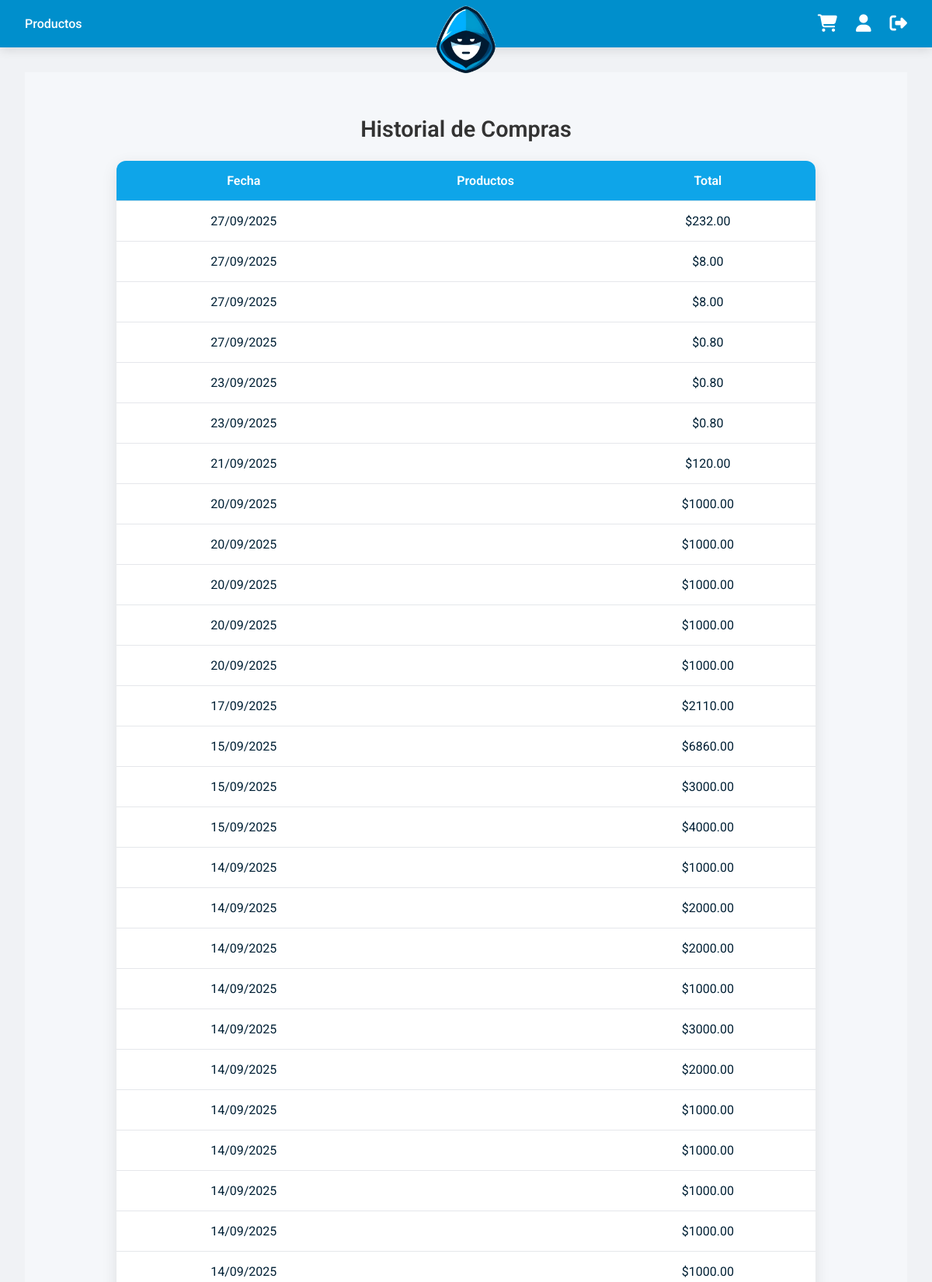
Page /mi_cuenta/historial/ (signed in, upper part) on the committed database.
### productos/models.py (models this page shows, shortened)
class Pedido(models.Model):
    usuario = models.ForeignKey(settings.AUTH_USER_MODEL, on_delete=models.CASCADE)
    fecha = models.DateTimeField(auto_now_add=True)
    total = models.DecimalField(max_digits=10, decimal_places=2)
    productos = models.ManyToManyField('Producto', through='PedidoProducto')
    direccion_envio = models.CharField(max_length=255, blank=True, null=True)
    pagado = models.BooleanField(default=False)
    numero_pedido = models.PositiveIntegerField(unique=True, blank=True, null=True)
    class Meta:
        db_table = 'pedidos_usuarios'
        verbose_name = "Pedido (compra confirmada)"
        verbose_name_plural = "Pedidos (compras confirmadas)"

### productos/views.py (the view)
# urls.py: path('mi_cuenta/historial/', views.historial_compras, name='historial_compras'),
@login_required
def historial_compras(request):
    pedidos = request.user.pedido_set.order_by('-fecha').all()
    return render(request, 'productos/historial_compras.html', {'pedidos': pedidos})

### productos/templates/productos/historial_compras.html (shortened to what this page needs)
{% extends 'productos/base.html' %}
{% load static %}
{% block head %}
    <link rel="stylesheet" href="{% static 'css/historial_compras.css' %}">
{% endblock %}
{% block content %}
<div class="historial-compras-container">
    <h2>Historial de Compras</h2>
    {% if pedidos %}
        <table class="historial-compras-table">
            <thead>
                <tr>
                    <th>Fecha</th>
                    <th>Productos</th>
                    <th>Total</th>
                </tr>
            </thead>
            <tbody>
            {% for pedido in pedidos %}
                <tr>
                    <td>{{ pedido.fecha|date:"d/m/Y" }}</td>
                    <td>
                    </td>
                    <td>${{ pedido.total }}</td>
                </tr>
            {% endfor %}
            </tbody>
        </table>
    {% else %}
        <p>No hay compras registradas.</p>
    {% endif %}
</div>
{% endblock %}

### static/css/styles.css (style rules this page uses)
body { font-family: 'Roboto', sans-serif; background-color: #f0f2f5; color: #002035; margin: 0; padding: 0; }
h1, h2, h3, h4, h5, h6 { color: #002035; }
.historial-compras-container { display: flex; flex-direction: column; align-items: center; min-height: 80vh; padding: 2rem; background: #f5f7fa; opacity: 0; transform: translateY(20px); animation: fadeInUp 0.6s 0.1s forwards; }
.historial-compras-container h2 { margin-bottom: 1.5rem; color: #333; font-size: 1.8rem; font-weight: 600; }
.historial-compras-table { width: 100%; max-width: 900px; border-collapse: collapse; background: #ffffff; border-radius: 12px; overflow: hidden; box-shadow: 0 6px 20px rgba(0,0,0,0.1); margin-bottom: 2rem; }
.historial-compras-table th, .historial-compras-table td { padding: 1rem; text-align: center; border-bottom: 1px solid #e5e7eb; }
.historial-compras-table th { background-color: #002035; color: #fff; font-weight: 600; }
html, body { height: 100%; }
body { display: flex; flex-direction: column; min-height: 100vh; }

### static/css/historial_compras.css (style rules this page uses)
.historial-compras-container { display: flex; flex-direction: column; align-items: center; min-height: 80vh; padding: 2rem; background: #f5f7fa; opacity: 0; transform: translateY(20px); animation: fadeInUp 0.5s forwards; }
.historial-compras-container h2 { margin-bottom: 1.5rem; color: #333; font-size: 1.8rem; font-weight: 600; }
.historial-compras-table { width: 100%; max-width: 900px; border-collapse: collapse; background: #ffffff; border-radius: 12px; overflow: hidden; box-shadow: 0 6px 20px rgba(0,0,0,0.1); margin-bottom: 2rem; }
.historial-compras-table th, .historial-compras-table td { padding: 1rem; text-align: center; border-bottom: 1px solid #e5e7eb; font-size: 1rem; transition: background-color 0.2s, transform 0.2s; }
.historial-compras-table th { background-color: #0ea5e9; color: #fff; font-weight: 600; }

### rows in the picture
Pedido: fecha "27/09/2025", total "232.00"
Pedido: fecha "27/09/2025", total "8.00"
Pedido: fecha "27/09/2025", total "8.00"
Pedido: fecha "27/09/2025", total "0.80"
Pedido: fecha "23/09/2025", total "0.80"
Pedido: fecha "23/09/2025", total "0.80"
Pedido: fecha "21/09/2025", total "120.00"
Pedido: fecha "20/09/2025", total "1000.00"
Pedido: fecha "20/09/2025", total "1000.00"
Pedido: fecha "20/09/2025", total "1000.00"
Pedido: fecha "20/09/2025", total "1000.00"
Pedido: fecha "20/09/2025", total "1000.00"
Pedido: fecha "17/09/2025", total "2110.00"
Pedido: fecha "15/09/2025", total "6860.00"
Pedido: fecha "15/09/2025", total "3000.00"
Pedido: fecha "15/09/2025", total "4000.00"
Pedido: fecha "14/09/2025", total "1000.00"
Pedido: fecha "14/09/2025", total "2000.00"
Pedido: fecha "14/09/2025", total "2000.00"
Pedido: fecha "14/09/2025", total "1000.00"
Pedido: fecha "14/09/2025", total "3000.00"
Pedido: fecha "14/09/2025", total "2000.00"
Pedido: fecha "14/09/2025", total "1000.00"
Pedido: fecha "14/09/2025", total "1000.00"
Pedido: fecha "14/09/2025", total "1000.00"
Pedido: fecha "14/09/2025", total "1000.00"
Pedido: fecha "14/09/2025", total "1000.00"
